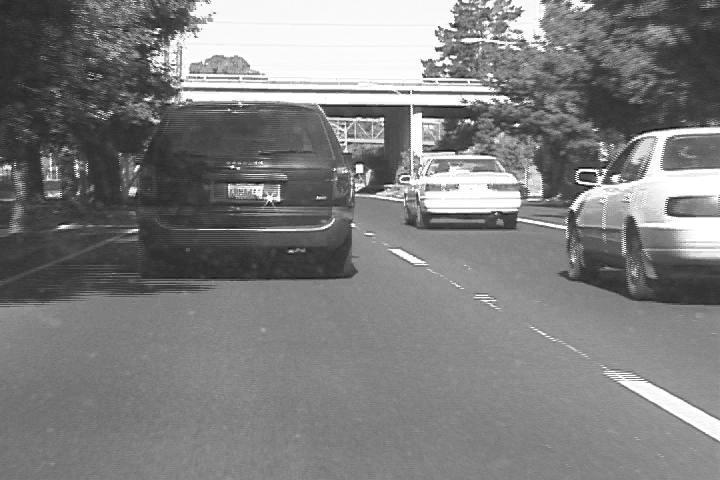
#> input picture 5.ObjectTracking/OpticalFlow/1.jpg, 720 x 480 px
$ python 2.py
#> lines starting #> are read from the running program, lines starting #| are printed output that depends on the picture; after the words box and inside, x2 and y2 are one past the last pixel; in counts of white or black regions, pixels touching at a corner belong together
import cv2
import numpy as np
from numpy.linalg import inv
from matplotlib import pyplot as plt

frame1 = cv2.imread('1.jpg',0)
#> frame1 is the input picture: shape (480, 720); min 8, max 255, mean 126.9
p0 = cv2.goodFeaturesToTrack(frame1,100,0.01,1,useHarrisDetector=True)
#> p0 = 100 rows, first 8: [422, 117], [383, 118], [343, 142], [409, 105], [148, 58], [594, 172], [454, 152], [409, 92]


frame4 = cv2.imread('4.jpg',0)
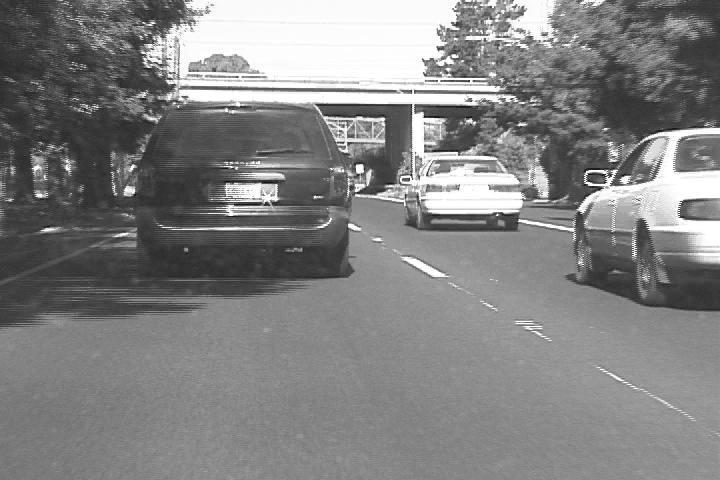
#> input picture 5.ObjectTracking/OpticalFlow/4.jpg, 720 x 480 px
#> frame4 is the input picture: shape (480, 720); min 1, max 255, mean 130.2
lk_params = dict( winSize  = (15,15),
                  maxLevel = 2,
                  criteria = (cv2.TERM_CRITERIA_EPS | cv2.TERM_CRITERIA_COUNT, 10, 0.03))
p1, st, err = cv2.calcOpticalFlowPyrLK(frame1, frame4, p0, None, **lk_params)
#> p1 = 100 rows, first 8: [423.7, 116.7], [383.8, 117.8], [342.9, 142.2], [410.6, 104.3], [141.7, 52.09], [603.3, 173.1], [456.7, 152.3], [410.9, 91.34]; st = 100 values from 1 to 1; err = 100 values, max 45.68 at index 64, min 7.53 at index 14, mean 19.35

goodp1 = np.array(p1 , dtype='int')
#> goodp1 = 100 rows, first 8: [423, 116], [383, 117], [342, 142], [410, 104], [141, 52], [603, 173], [456, 152], [410, 91]
goodp0 = np.array(p0, dtype='int')
#> goodp0 has the same summary as p0

#Plotting
rows, cols = frame1.shape
#> rows = 480; cols = 720
corrImage = np.zeros((rows,(2*cols)), dtype = np.uint8)
corrImage[0:rows , 0:cols] = frame1[:,:]
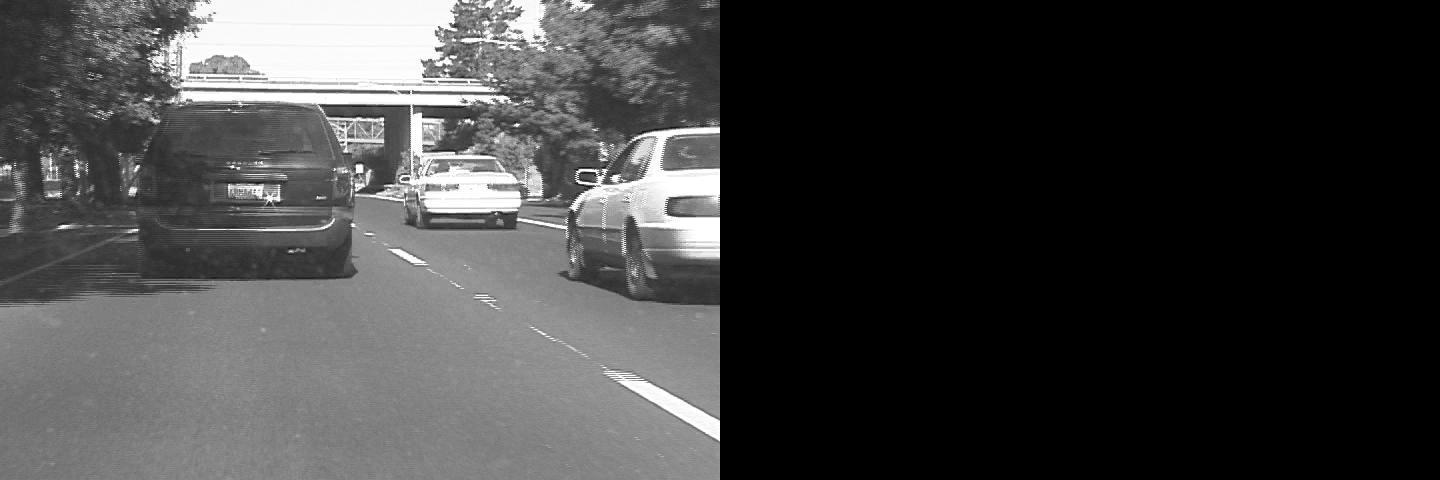
#> corrImage: shape (480, 1440); min 0, max 255, mean 63.4
corrImage[0:rows , cols:(2*cols)] = frame4[:,:]
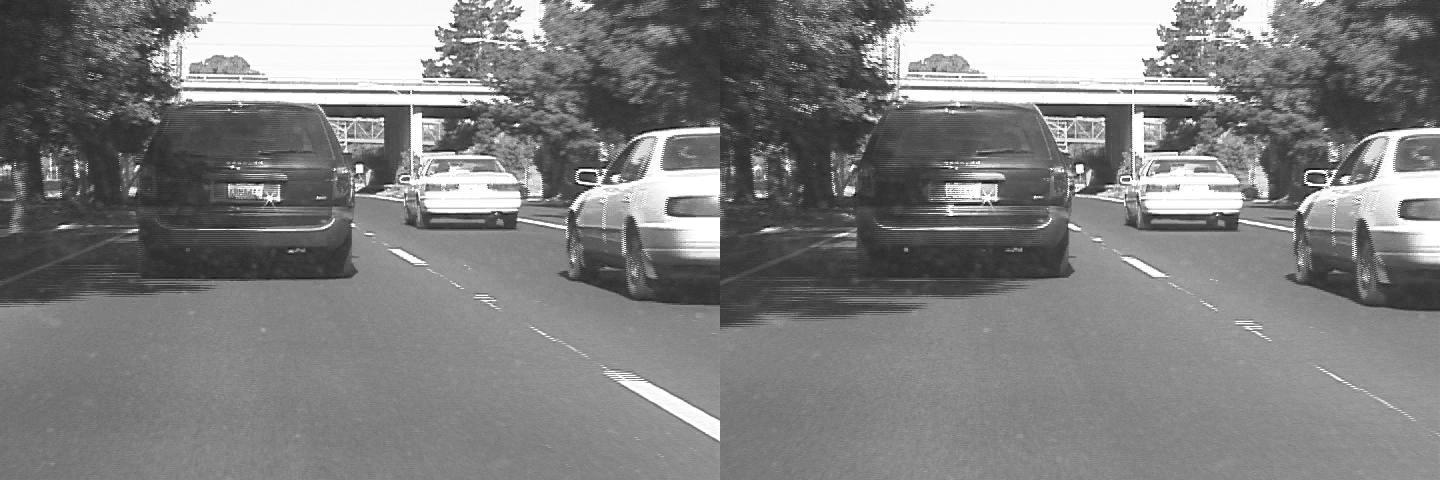
#> corrImage: shape (480, 1440); min 1, max 255, mean 128.5
pairs = zip(goodp0,goodp1)
u,v=  [],[]
x,y = [],[]
for (old,new) in pairs:
    a,b = old.ravel()
    c,d = new.ravel()
    cv2.line(corrImage, (a,b),(c+cols,d), [0,255,0], 1)
    #Taking a patch at the center of the image for better homography as only 8 points are being considered
    if a > (cols/3) and b>(rows/3):
        u.append(a)
        v.append(b)
        x.append(c)
        y.append(d)
#> this loop made 100 passes
#> (a, b, c, d) on passes 1 to 12: (422, 117, 423, 116), (383, 118, 383, 117), (343, 142, 342, 142), (409, 105, 410, 104), (148, 58, 141, 52), (594, 172, 603, 173), (454, 152, 456, 152), (409, 92, 410, 91), (233, 166, 225, 165), (408, 178, 408, 178), (469, 119, 470, 119), (137, 229, 135, 233)
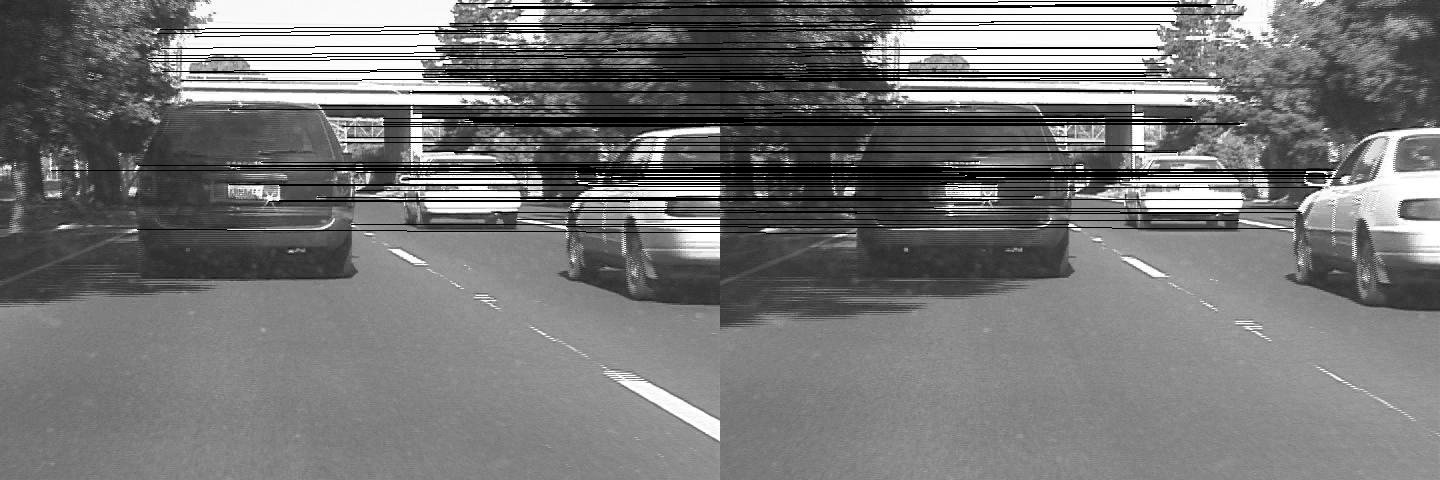
#> corrImage: shape (480, 1440); 8.19% of pixels changed, all inside (x1, y1, x2, y2) = (51, 1, 1341, 234)
#> after the loop, u = 35 values, max 611 at index 26, min 261 at index 21, mean 452.8; v = 35 values, max 226 at index 33, min 162 at index 21, mean 185.9; x = 35 values, max 620 at index 26, min 258 at index 21, mean 455.3; y = 35 values, max 228 at index 33, min 161 at index 21, mean 186.2

#setting up the equation in matric form
H = np.zeros((2*len(u),8), dtype = np.float32)
midIndex = len(u)
#> midIndex = 35
H[0:midIndex,0] = 1
H[0:midIndex,1] = u
H[0:midIndex,2] = v
H[0:midIndex,6] = -1 * np.array(u)*np.array(x)
H[0:midIndex,7] = -1 * np.array(v)*np.array(x)
H[midIndex:(2*midIndex),3] = 1
H[midIndex:(2*midIndex),4] = u
H[midIndex:(2*midIndex),5] = v
H[midIndex:(2*midIndex),6] = -1 * np.array(u)*np.array(y)
H[midIndex:(2*midIndex),7] = -1 * np.array(v)*np.array(y)

#Getting x and y co-ordinates
q = np.zeros((2*midIndex,1), dtype = np.float32)
#> q = 70 values from 0 to 0
q[0:midIndex,0] = x
q[midIndex:(2*midIndex),0] = y
#Least squares formula
HT = np.transpose(H)
p_invq= inv(HT.dot(H)).dot(HT)
a = p_invq.dot(q)
#> a = [14.75, 0.944, -0.064, 5.44, -0.0105, 0.946, -8.69e-05, -6.64e-05]
#Arranging the parameters in correct format
M = np.zeros((3,3), dtype = np.float32)
M[0,0] = a[1]
M[0,1] = a[2]
M[0,2] = a[0]
M[1,0] = a[4]
M[1,1] = a[5]
M[1,2] = a[3]
M[2,0] = a[6]
M[2,1] = a[7]
M[2,2] = 1

WI = cv2.warpPerspective(frame4, M, (cols,rows))
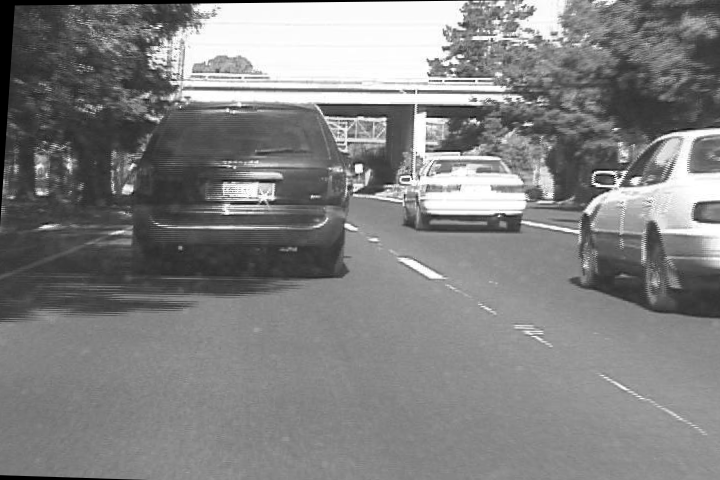
#> WI: shape (480, 720); min 0, max 255, mean 129.5
cv2.imwrite('warpedImage.png',WI)
plt.imshow(corrImage,cmap=plt.cm.gray)
plt.figure()
plt.imshow(WI,cmap = plt.cm.gray )
fgbg = cv2.BackgroundSubtractorMOG()
fgmask1 = fgbg.apply(frame1)
#> fgmask1: shape (480, 720); every value is 0
fgmask4 = fgbg.apply(WI)
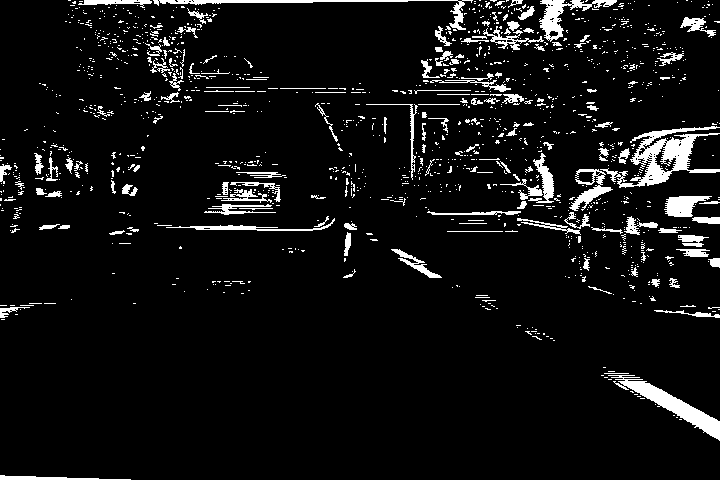
#> fgmask4: shape (480, 720); 6.7% white; 1335 white regions (1184 under 20 px), largest, box (x1, y1, x2, y2) and area: (600, 126, 720, 188) 2436, (608, 375, 720, 441) 1660, (153, 0, 473, 30) 1001
plt.figure()
plt.imshow(fgmask4,cmap = plt.cm.gray )
cv2.imwrite('Binary_image.png',fgmask4)
